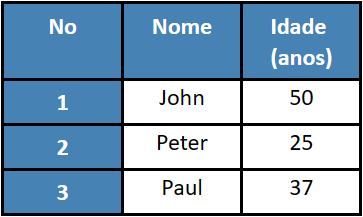

Recreate this plot in R.

library(plotly)

# Header
cabecalho = list(values = c("<b>No</b>",
                            "<b>Nome</b>",
                            "<b>Idade</b><br><b>(anos)</b>"
                             ),
                 align = c("center", "center"),
                 line = list(width = 3, color = 'black'),
                 fill = list(color = c("steelblue", "steelblue")),
                 font = list(family = "Calibri", size = 24, color = "white"),
                 height = 40
                 )

# Cells
No = c("<b>1</b>", "<b>2</b>", "<b>3</b>")
Nome = c("John", "Peter", "Paul")
Idade = c(50, 25, 37)
celulas = list(values = rbind(No, Nome, Idade),
               align = c("center", "center", "center"),
               line = list(color = "black", width = 3),
               fill = list(color = c('steelblue', 'white', 'white')),
               font = list(family = "Calibri", size = 24, color = c('white', "black", 'black')),
               height = 40
               )

# Tabela
margens = list(autoexpand = FALSE, b = 200, t = 200, r = 500, l = 500)
fig <- plot_ly(type = 'table',
               columnwidth = c(15, 15, 15),
               columnorder = c(0, 1, 2),
               header = cabecalho,
               cells = celulas
               ) %>%
layout(margin = margens)
fig
